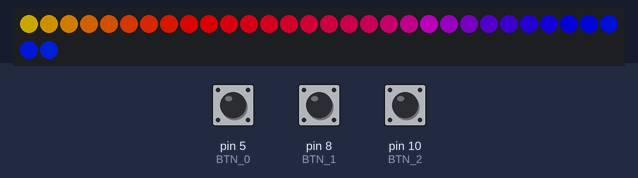
Bench run of a sketch on a simulated Arduino Uno, built with avr-gcc and run on an emulated ATmega328P. Parts: 32 RGB LEDs in strip order, left to right, continuing on the next row. The test bench sets the inputs (shaded band); at power-on: pin 10 (BTN_2) HIGH, pin 8 (BTN_1) HIGH, pin 5 (BTN_0) HIGH. Dim RGB values are drawn brighter than linear; colours are those a GRB WS2812 strip shows for the declared byte order; random numbers use the default seed unless the sketch sets one.

Above: at 1.2 s.
1.3 s: pin 10 (BTN_2) pulled LOW for 0.15 s
At 1.66 s:
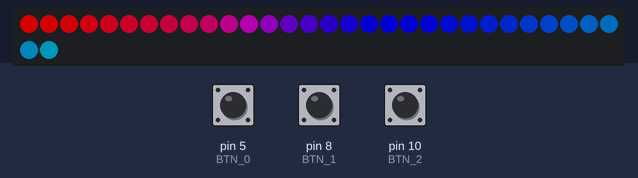
2.0 s: pin 8 (BTN_1) pulled LOW for 0.15 s
At 2.27 s:
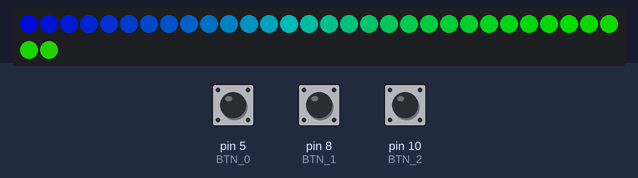
2.7 s: pin 5 (BTN_0) pulled LOW for 1 s
At 4.9 s:
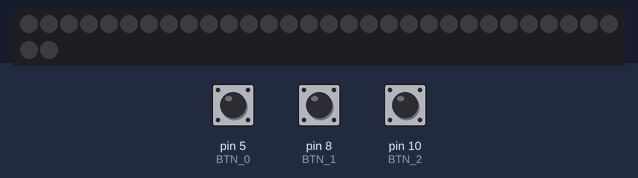
5.2 s: pin 5 (BTN_0) pulled LOW for 3.2 s
At 6.35 s:
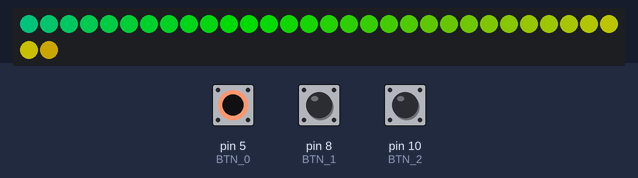
9.0 s: pin 10 (BTN_2) pulled LOW for 0.15 s
At 9.39 s:
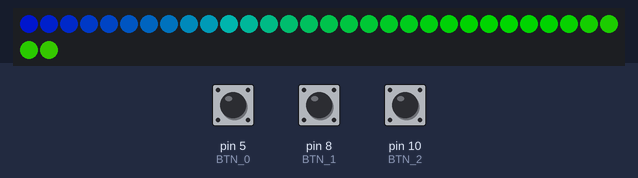
9.7 s: pin 8 (BTN_1) pulled LOW for 1 s
At 10.0 s:
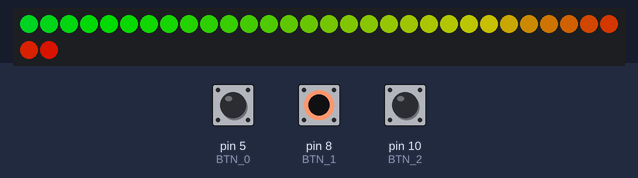
Timing chart, 0 to 12.7 s (numbered marks = the images above; inputs shaded):
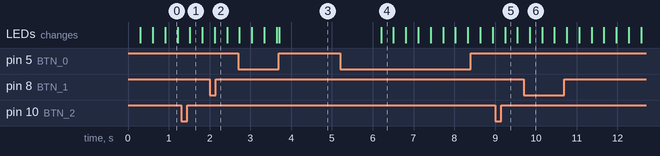

The sketch:

GoggleCircle.ino
```cpp
#define FASTLED_ALLOW_INTERRUPTS 0
#include "FastLED.h"

// How many leds in your strip?
#define NUM_LEDS 32
// MAX_VAL/NUM_LEDS = 255/12.0s = 21.25
#define STEP 3.4
// Where is the LED data line connected?
#define DATA_PIN 0
#define BTN_0 5
#define BTN_1 8
#define BTN_2 10

#define MODE_COUNT 4
#define BUTTON_MODE_COUNT 4

// Define the array of leds
CRGB leds[NUM_LEDS];

// internal status variables
byte brightness = 192; // 16..255
byte special = 128;    // 0..255
boolean power = true;  // true/false
double spd = 1.0;      // -16.0..16.0
byte mode = 0;         // 0..(MODE_COUNT-1)
byte preset_mode = MODE_COUNT;

// running status variables
double offset = 0.0;

// timing
uint32_t ms = 0;

// button status variables
uint32_t last_button_0 = 1001;
uint32_t last_button_1 = 1001;
int last_return_0 = 0;
int button_mode = 0;

void setup() {
  // Initialize the pins
  //pinMode(BTN_0, INPUT_PULLUP);
  //pinMode(BTN_1, INPUT_PULLUP);
  //pinMode(BTN_2, INPUT_PULLUP);
  //pinMode(DATA_PIN, OUTPUT);

  // initialize LED library... well I needed to patch it a bit, cause APA106 LEDs weren't supported
  // this goes to chipset.h to the correct place:
  // template <uint8_t DATA_PIN, EOrder RGB_ORDER = RGB>
  // class APA106Controller800Khz : public ClocklessController<DATA_PIN, NS(330), NS(520), NS(280), RGB_ORDER> {};
  FastLED.addLeds<WS2812B, DATA_PIN, RGB>(leds, NUM_LEDS);
  FastLED.setBrightness(255);
}

void loop() {
  // just so we don't need a function call each time we need timing
  ms = millis();

  mode = (preset_mode == MODE_COUNT ? (ms >> 16) % MODE_COUNT : preset_mode);

  switch(mode) {
  case 0: calc_mode_0(); break;
  case 1: calc_mode_1(); break;
  case 2: calc_mode_2(); break;
  case 3: calc_mode_3(); break;
  }
  // send LED array out to LEDs
  FastLED.show();

  // increase offset
  offset = (offset + spd);

  interpret_buttons();

  // wait a bit :)
  delay(10);
}

inline void calc_mode_0() {
  for( int i = 0; i < NUM_LEDS; i++ ) {
    byte hue = ((int)(offset) & 0x00FF) + (i*STEP);
    CRGB col = CHSV( hue, 255, brightness);
    leds[i] = col;
  }
}

inline void calc_mode_1() {
  for( int i = 0; i < NUM_LEDS; i++ ) {
    byte hue = (int)(offset+(cos(((i+(ms>>10))%12)*0.5235)*(16+(special>>1)))) & 0x000000FF;
    CRGB col = CHSV( hue, 255, brightness);
    leds[i] = col;
  }
}

inline void calc_mode_2() {
  for( int i = 0; i < NUM_LEDS; i++ ) {
    byte hue = (int)(offset+(cos(((i+(ms>>10))%12)*0.5235)*32)) & 0x000000FF;
    byte sat = 191 + ((int)((cos(((i+(ms>>11))%12)*0.5235)*(special>>1))) & 0x0000003F);
    byte val = ((int)((cos(((i+(ms>>11))%12)*0.5235)*brightness)) & 0x000000FF);
    CRGB col = CHSV( hue, sat, val);
    leds[i] = col;
  }
}

inline void calc_mode_3() {
  if( random( 1+ ((255-special)>>2) ) == 0 ) {
    CRGB col = CHSV(offset + random(16), 255, 127+random(brightness>>1));
    byte led = random(12);
    CRGB cur = leds[led];
    if( cur.r + cur.g + cur.b < col.r + col.g + col.b ) {
      leds[led] = col;
    }
  }
  if( ((ms>>3) & 0x00000001) == 0 ) {
    for( int i = 0; i < NUM_LEDS; i++ ) {
      if( spd < 0 ) {
        leds[i] %= 256+(int)(spd*8);
      } else {
        leds[i].subtractFromRGB(1+(int)(spd*0.5));
      }
    }
  }
}

inline void interpret_buttons() {
  // get buttons
  int button = check_button();

  if( button == 127 ) {
    // long press on BTN0
    power = !power;
    button_mode = 0;
    FastLED.setBrightness(power * 255);
  }
  if( button == 1 && preset_mode < MODE_COUNT ) {
    // button_mode == 0 -> BTN1 increases mode
    preset_mode = preset_mode + 1;
  }
  if( button == 2 && preset_mode > 0 ) {
    // button_mode == 0 -> BTN2 decreases mode
    preset_mode = preset_mode - 1;
  }
  if( button == 3 && spd < 16.0 ) {
    // button_mode == 1 -> BTN1 increases speed
    spd = spd + 0.0625;
  }
  if( button == 4 && spd > -16.0 ) {
    // button_mode == 1 -> BTN2 decreases speed
    spd = spd - 0.0625;
  }
  if( button == 5 && brightness < 255 ) {
    // button_mode == 2 -> BTN1 increases brightness
    brightness = brightness + 1;
  }
  if( button == 6 && brightness > 16 ) {
    // button_mode == 2 -> BTN2 decreases brightness
    // we don't go down to "all off" here. That's what power is for.
    brightness = brightness - 1;
  }
  if( button == 7 ) {
    // button_mode == 3 -> BTN1 increases special
    special = special + 1;
  }
  if( button == 8) {
    // button_mode == 3 -> BTN2 decreases special
    special = special - 1;
  }
}

inline int check_button() {
  int ret = -1;
  int btn0 = digitalRead(BTN_0);
  if( btn0 == LOW && (ms - last_button_0) > 1000 ) {
    // BTN0 is pressed for longer than 1000ms
    if( last_return_0 != 127 ) {
      // we return "power off" only once!
      ret = 127;
    }
    last_return_0 = 127;
  } else if( btn0 == LOW ) {
    // BTN0 is (still) pressed
    last_return_0 = -2;
  } else if( last_return_0 == -2 && (ms - last_button_0) > 50 ) {
    // BTN0 has just been released and was pressed for more than 50ms
    // -> cycle through button_mode, but don't return some value
    button_mode = (button_mode + 1) % BUTTON_MODE_COUNT;
    last_return_0 = 0;
  } else {
    // BTN0 is not pressed, we need to save when
    last_button_0 = ms;
    last_return_0 = -1;
  }

  if( ms - last_button_1 > (button_mode == 0 ? 300 : 20) ) {
    // the last time that BTN1 or BTN2 has been pressed is more than 20ms ago.
    if( digitalRead(BTN_1) == LOW ) {
      // BTN1 has been pressed
      ret = (button_mode * 2) + 1;
      last_button_1 = ms;
    }
    if( digitalRead(BTN_2) == LOW ) {
      // BTN2 has been pressed
      ret = (button_mode * 2) + 2;
      last_button_1 = ms;
    }
  }
  return ret;
}
```

Measured:
- after the input at 5.2 s, the LEDs: change after 1.0 s (image 4)
